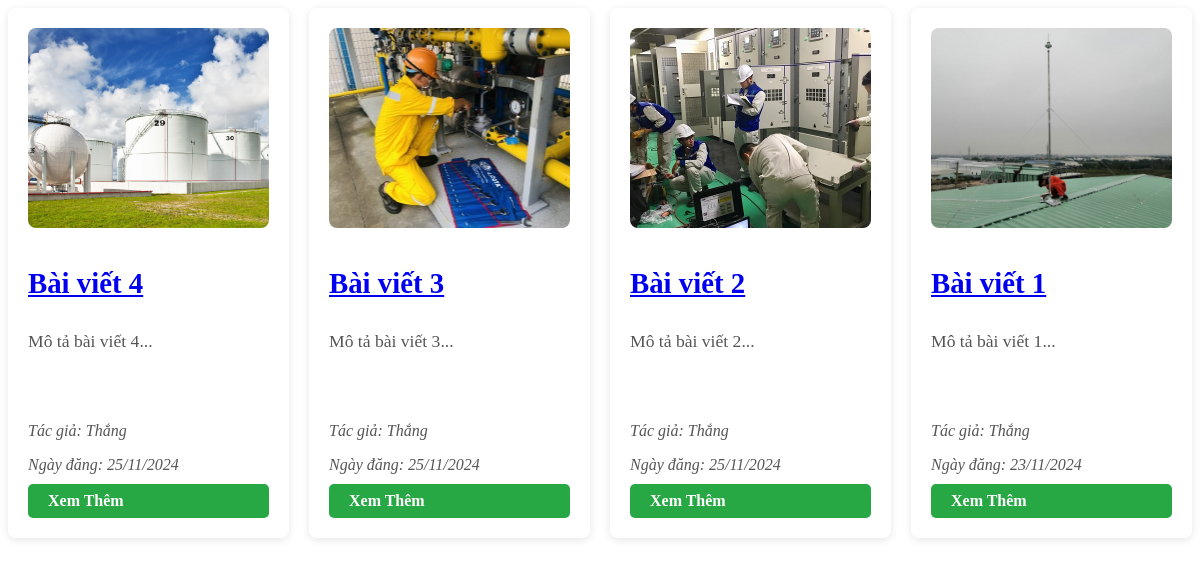
Page /news.php on the committed database.
### tables this page shows
CREATE TABLE `posts` (
  `id` int(11) NOT NULL,
  `title` varchar(255) NOT NULL,
  `content` text NOT NULL,
  `noidung` text NOT NULL,
  `image_url` varchar(255) DEFAULT NULL,
  `created_at` timestamp NOT NULL DEFAULT current_timestamp(),
  `author` varchar(255) NOT NULL
);

### news.php (the view, shortened to what this page needs)
<?php
$servername = "localhost";
$username = "root";
$password = "";
$dbname = "quantriweb";
$conn = new mysqli($servername, $username, $password, $dbname);
$sql = "SELECT id, title, content, image_url, created_at, author FROM posts ORDER BY created_at DESC";
$result = $conn->query($sql);
if ($result->num_rows > 0) {
    echo '<div class="posts-container">';
    while ($row = $result->fetch_assoc()) {
        echo '<div class="post-item">';
        if (!empty($row['image_url'])) {
            echo '<img src="' . $row['image_url'] . '" alt="' . $row['title'] . '" class="post-image">';
        }
        echo '<h2 class="post-title"><a href="post.php?id=' . $row['id'] . '">' . $row['title'] . '</a></h2>';
        echo '<p class="post-content">' . substr($row['content'], 0, 150) . '...</p>';
        echo '<p class="post-author">Tác giả: ' . $row['author'] . '</p>';
        echo '<p class="post-date">Ngày đăng: ' . date("d/m/Y", strtotime($row['created_at'])) . '</p>';
        echo '<a href="post.php?id=' . $row['id'] . '" class="read-more">Xem Thêm</a>';
        echo '</div>';
    }
    echo '</div>';
} else {
    echo "Chưa có bài viết nào!";
}
?>

### news.php (style rules this page uses)
.posts-container { display: grid; grid-template-columns: repeat(4, 1fr); gap: 20px; max-width: 1200px; margin: 0 auto; }
.post-item { background-color: #fff; padding: 20px; border-radius: 8px; box-shadow: 0 2px 8px rgba(0, 0, 0, 0.1); display: flex; flex-direction: column; height: 100%; justify-content: space-between; }
.post-item img { width: 100%; height: 200px; object-fit: cover; border-radius: 8px; margin-bottom: 15px; }
.post-title { font-size: 1.8rem; font-weight: bold; color: #333; margin-bottom: 10px; text-decoration: none; }
.post-content { font-size: 1.1rem; color: #555; line-height: 1.6; margin-bottom: 10px; flex-grow: 1; }
.post-author { font-size: 1rem; color: #555; margin-bottom: 0; font-style: italic; }
.post-date { font-size: 1rem; color: #555; margin-bottom: 0; font-style: italic; }
.read-more { display: inline-block; margin-top: 10px; padding: 8px 20px; font-size: 1rem; font-weight: bold; color: #fff; background-color: #28a745; border-radius: 5px; text-decoration: none; transition: background-color 0.3s; }

### rows in the picture
posts: image_url (picture), title "Bài viết 4", content "Mô tả bài viết 4", author "Thắng", created_at "25/11/2024"
posts: image_url (picture), title "Bài viết 3", content "Mô tả bài viết 3", author "Thắng", created_at "25/11/2024"
posts: image_url (picture), title "Bài viết 2", content "Mô tả bài viết 2", author "Thắng", created_at "25/11/2024"
posts: image_url (picture), title "Bài viết 1", content "Mô tả bài viết 1", author "Thắng", created_at "23/11/2024"
